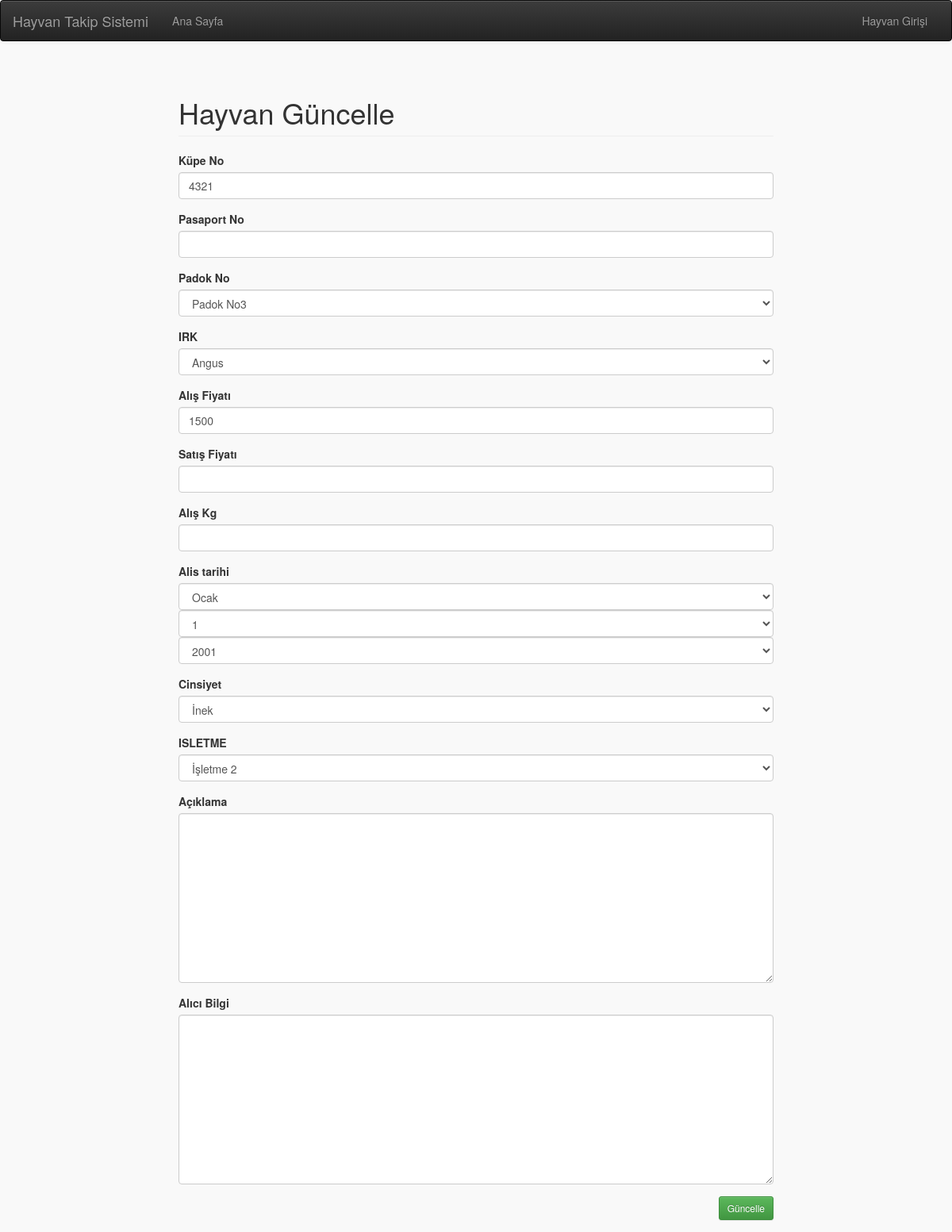
The page /hayvan-guncelle/7/ on the database its author committed.
### hayvanGirisi/models.py (models this page shows, shortened)
class HayvanGiris(models.Model):
    PADOKNO = (
    (None, 'Padok No Seçiniz'), ('padokno1', 'Padok No1'), ('padokno2', 'Padok No2'), ('padokno3', 'Padok No3'))
    IRK = ((None, 'Irk Seçiniz'), ('montofon', 'Montofon'), ('holstein', 'Holstein'), ('simentol', 'Simentol'),
           ('jersey', 'Jersey'), ('angus', 'Angus'))
    CINSIYET = ((None, 'Cinsiyet Seçiniz'), ('erkek', 'Erkek'), ('duve', 'Düve'),('inek','İnek'),('malak','Malak'))
    ISLETME = (
    (None, 'İşletme Seçiniz'), ('isletme1', 'İşletme 1'), ('isletme2', 'İşletme 2'), ('isletme3', 'İşletme 3'))
    kupe_no = models.CharField(max_length=50, verbose_name='Küpe No', blank=True, null=True, unique=True)
    pasaport_no = models.CharField(max_length=50, verbose_name='Pasaport No', blank=True, null=True,unique=True)
    padok_no = models.CharField(choices=PADOKNO, verbose_name='Padok No', max_length=50, blank=False, null=True)
    irki = models.CharField(choices=IRK, verbose_name='IRK', max_length=50, blank=False, null=True)
    alis_fiyati = models.CharField(max_length=50, verbose_name='Alış Fiyatı', blank=False, null=True)
    satis_fiyati = models.CharField(max_length=50, verbose_name='Satış Fiyatı', blank=True, null=True)
    alis_kg = models.CharField(max_length=50, verbose_name='Alış Kg', blank=True, null=True)
    alis_tarihi = models.DateField(null=True, blank=True, verbose_name='Alış Tarihi')
    cinsiyet = models.CharField(choices=CINSIYET, blank=False, null=True, max_length=20, verbose_name='Cinsiyet')
    isletme = models.CharField(choices=ISLETME, verbose_name='ISLETME', max_length=50, blank=False, null=True)
    aciklama = models.TextField(max_length=1000, verbose_name='Açıklama', blank=True, null=True)
    alici_bilgi = models.TextField(max_length=1000, verbose_name='Alıcı Bilgi', blank=True, null=True)
    class Meta:
        verbose_name_plural = 'Hayvan'

### hayvanGirisi/views.py (the view)
# urls.py: re_path(r'hayvan-guncelle/(?P<pk>[0-9]+)/$', hayvan_guncelle, name='hayvan-guncelle'),
def hayvan_guncelle(request, pk):
    hayvan = get_object_or_404(HayvanGiris, pk=pk)
    form = HayvanGirisiForm(instance=hayvan, data=request.POST or None, files=request.FILES or None)
    if form.is_valid():
        form_save = form.save()
        return HttpResponseRedirect(reverse('hayvan-detay', kwargs={'pk': form_save.pk}))
    context = {'form': form, 'hayvan': hayvan}
    return render(request, 'hayvanGirisi/hayvan-guncelle.html', context=context)

### hayvanGirisi/forms.py
class HayvanGirisiForm(forms.ModelForm):
    alis_tarihi = forms.DateField(widget=forms.SelectDateWidget(years=year_range))
    class Meta:
        model = HayvanGiris
        fields = ['kupe_no', 'pasaport_no', 'padok_no', 'irki', 'alis_fiyati', 'satis_fiyati', 'alis_kg', 'alis_tarihi',
                  'cinsiyet', 'isletme', 'aciklama', 'alici_bilgi']
    def __init__(self, *args, **kwargs):
        super(HayvanGirisiForm, self).__init__(*args, **kwargs)
        for field in self.fields:
            self.fields[field].widget.attrs = {'class': 'form-control'}
        self.fields['aciklama'].widget.attrs['rows'] = 10
        self.fields['alici_bilgi'].widget.attrs['rows'] = 10

### templates/hayvanGirisi/hayvan-guncelle.html (shortened to what this page needs)
{% extends 'base.html' %}
{% block icerik %}
    <div class="row">
        <div class="col-lg-8 pull-center">
            <h1 class="page-header">Hayvan Güncelle </h1>
            <form action="{% url 'hayvan-guncelle' hayvan.pk %}" enctype="multipart/form-data" method="post">
                {% include 'hayvanGirisi/include/form-include.html' %}
                <div class="form-group">
                    <div class="row">
                        <div class="col-lg-12">
                            <input type="submit" value="Güncelle" class="btn pull-right  btn-sm btn-success">
                        </div>
                    </div>
                </div>
            </form>
        </div>
    </div>
{% endblock %}

### templates/hayvanGirisi/include/form-include.html (shortened to what this page needs)
{% for field in form %}
    <div class="form-group">
        <div class="row">
            <div class="col-lg-12">
                <label class="control-label"> {{ field.label }}</label>
                {{ field }}
            </div>
        </div>
    </div>
{% endfor %}

### static/base.css (style rules this page uses)
.pull-center { float: none; margin: 0 auto; }

### templates/base.html (style rules this page uses)
body { background-color: #f9f9f9 }

### rows shown on the page
HayvanGiris: form "4321" "Padok No3" "Angus" "1500" "İnek" "İşletme 2"

### other values the page prints
{{ field.label }} "Küpe No" "Pasaport No" "Padok No" "IRK" "Alış Fiyatı" "Satış Fiyatı" "Alış Kg" "Alis tarihi" "Cinsiyet" "ISLETME" "Açıklama" "Alıcı Bilgi"
